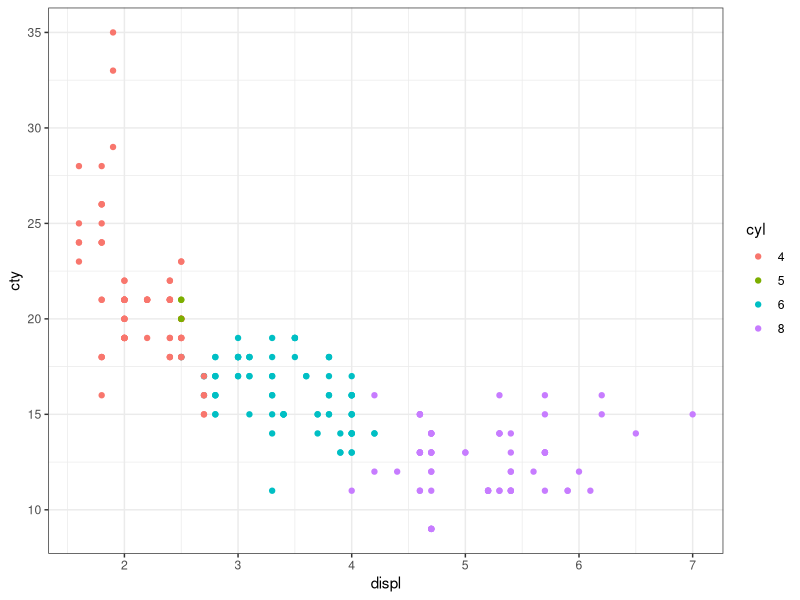
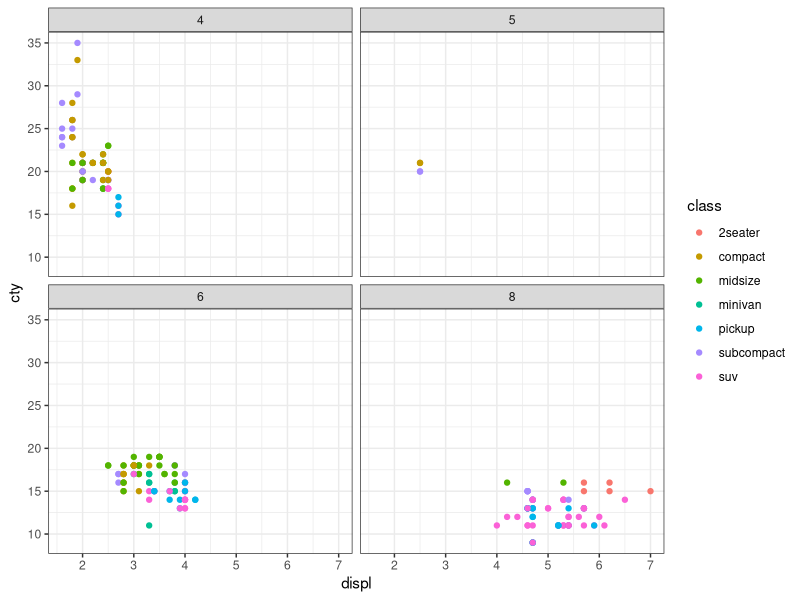

R code for these plots, in order:
## ---- chunk 1

library(tidyverse)
library(here)

## ---- chunk 2

mpg %>%
  mutate(cyl=as.factor(cyl)) %>%
  ggplot(.,aes(x=displ,y=cty,colour=cyl)) +
  geom_point() +
  theme_bw()

## ---- chunk 3

mpg %>%
  mutate(class=as.factor(class)) %>%
  ggplot(.,aes(x=displ,y=cty,colour=class)) +
  geom_point() +
  theme_bw() +
  facet_wrap(~cyl)

## ---- chunk 4

saveRDS(mpg,file=here("mpg_data.rds"))

